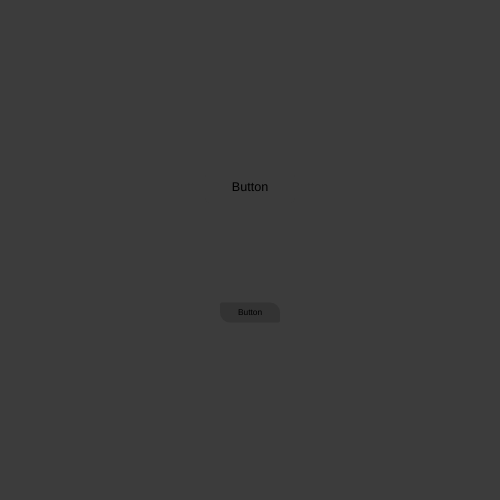
Frame 1 (no input)
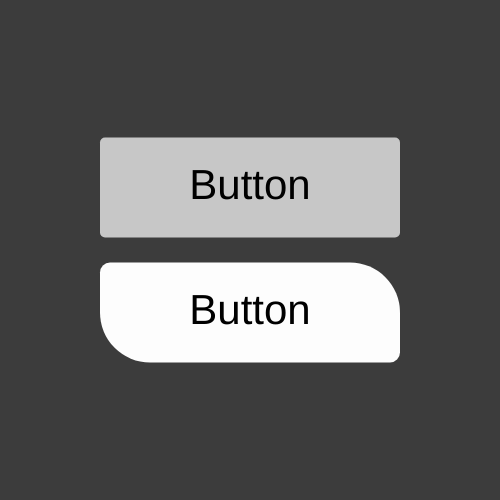
Frame 60 (no input)
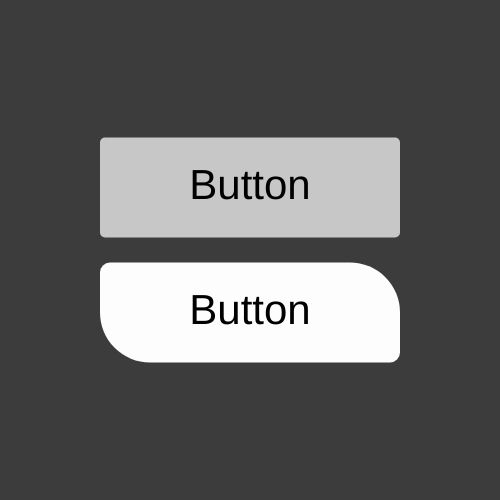
Frame 120 (the mouse pressed at the canvas centre since frame 60)

The p5.js sketch that drew these frames (run headless with seeded random() and noise() and a simulated clock; from frame 60 on, the mouse is pressed at the canvas centre):

// p5.js sketch
// ── sketch.js
let btn1, btn2;
function setup() {
  createCanvas(500, 500);
  initButtons();
}

function draw() {
  background(60);
  btn1.show();
  btn2.show();
}

function initButtons(){
  //SIMPLE BUTTON
  btn1 = new Button([width/2,height/4*1.5],
                    [300,100],
                    ["Button",42],
                    doThis.bind(null,"simple Pressed"));
  
  
  
  
  
  //BUTTON CONFIGURATION OPTIONS
  btn2 = new Button([width/2,height/4*2.5],
                    [300,100],
                    ["Button",42],
                    doThis.bind(null,"configured Pressed"));
  
  //[hoverFunction, pressFunction]
  btn2.functions = [doThis.bind(null,"configured hovered"),
                    doThis.bind(null,"configured Pressed")];
  
  //[0 to 1]
  btn2.animInterpolationSpeed = 0.2;
  
  //[voidSize, hoverSize, PressSize, cacheSize]
  btn2.buttonSize = [ [300,100],
                      [400,90],
                      [200,110],
                      [0,0]
                    ];
  
  //[voidColor, hoverColor,pressColor,cacheColor]
  btn2.buttonPalette = [color(255, 255, 255),
                        color(70,  200, 70 ),
                        color(0,   0,   0  ),
                        color(0,   0,   0  )];
  
  //[voidSmoothness, HoverSmoothness, PressSmoothness, cacheSmoothness]
  //[topleft,topright,bottomright,bottomleft] corner smoothness
  btn2.buttonCorners = [ 
                         [10,50,10,50],
                         [50,10,50,10],
                         [50,50,50,50],
                         [0,0,0,0]
                       ];
  
  //[voidSize, hoverSize, PressSize, cacheSize]
  btn2.labelSize = [ 42,
                     35,
                     50,
                     0
                   ];
  
  //[voidColor, hoverColor, pressColor, cacheColor]
  btn2.labelPalette = [color(0,   0,   0  ),
                       color(255, 255, 255),
                       color(70,  200,  70),
                       color(0,   0,   0  )]; 
  
  
  //["voidText","hoverText","pressLabel"]
  btn2.label = ["Button","Hover","Press"];
  
  
}




let count = 0;
function doThis(stuff){
  count++;
  print(stuff, count);
}
// ── button.js
function emptyFunction(){}

class Button{
  
  constructor(pos,buttonSize,label,PressFunction){
    /*
    [  
       [x,y], 
       [voidSize, hoverSize, PressSize, cacheSize],
       ["label", labelSize],
       functionABC.bind(null,args)
    ]
    */
    
    
    this.situation = 0; //0,1,2 = void,hover,press
    this.functions = [emptyFunction,PressFunction];//[hoverFunction, pressFunction]
    //speed of button animation
    this.animInterpolationSpeed = 0.3; //[0 to 1]
    
    
    
    
    //BUTTON FEATURES
    this.pos = pos;
    //[voidSize, hoverSize, PressSize, cacheSize]
    this.buttonSize = [ buttonSize,
                        [buttonSize[0]*1.05,buttonSize[1]*1.05],
                        [buttonSize[0]*0.95,buttonSize[1]*0.95],
                        [0,0]
                      ];
  
    //[voidColor, hoverColor,pressColor,cacheColor]
    this.buttonPalette = [color(200, 200, 200),
                          color(200, 200, 255),
                          color(0,   0,   50 ),
                          color(0,   0,   0  )];
    
    //[voidSmoothness, HoverSmoothness, PressSmoothness, cacheSmoothness]
    //[topleft,topright,bottomright,bottomleft] corner smoothness
    this.buttonCorners = [ 
                           [5,5,5,5], 
                           [5,5,5,5],
                           [5,5,5,5],
                           [5,5,5,5]
                        ];
    
    
    
    
    //LABEL FEATURES
    //["voidText","hoverText","pressLabel"]
    this.label = [label[0],label[0],label[0]];
    
    //[voidSize, hoverSize, PressSize, cacheSize]
    this.labelSize = [ label[1],
                       label[1]*1.2,
                       label[1]*0.9,
                        0
                      ];
    
    //[voidColor, hoverColor, pressColor, cacheColor]
    this.labelPalette = [color(0,   0,   0  ),
                         color(0,   0,   0  ),
                         color(255, 255, 255),
                         color(0,   0,   0  )]; 
    
    
    
    
    //stuff so we dont have to keep calculating in mouse detection
    this.limitX = [this.pos[0]-this.buttonSize[0][0]/2,
                   this.pos[0]+this.buttonSize[0][0]/2]; //[minX,maxX]
    this.limitY = [this.pos[1]-this.buttonSize[0][1]/2,
                   this.pos[1]+this.buttonSize[1][1]/2]; //[minY,maxY]
    
    //to prevent infinite triggering
    this.alrHover = false;
    this.alrPress = false;
  }
  
  situationCheck(){
    if(this.limitY[0] < mouseY && mouseY < this.limitY[1] && 
       this.limitX[0] < mouseX && mouseX < this.limitX[1])
    {
        if(this.alrHover == false)
        {
          this.alrHover  = true;
          this.situation = 1;//hover
          this.functions[0]();
        }
        
        if(mouseIsPressed)
        {
          if(this.alrPress == false)
          {
            this.alrPress  = true;
            this.situation = 2;//press
            this.functions[1]();
          }
        }
        else
        {
          this.alrPress = false;
          this.situation = 1;//hover
        }
    }
    else
    {
      this.alrHover = false;
      this.situation = 0;//void
    }
  }
  
  show(){
    this.situationCheck();
    noStroke();
    
    //draw BUTTON
    
    this.buttonPalette[3] = lerpColor(this.buttonPalette[3],
                                      this.buttonPalette[this.situation],
                                      this.animInterpolationSpeed);
    
    //buttonSize = [originalSize,hoverSize,PressSize,cacheSize]
    this.buttonSize[3][0] = lerp(this.buttonSize[3][0],
                                 this.buttonSize[this.situation][0],
                                 this.animInterpolationSpeed);
    
    this.buttonSize[3][1] = lerp(this.buttonSize[3][1],
                                 this.buttonSize[this.situation][1],
                                 this.animInterpolationSpeed);
    
    fill(this.buttonPalette[3]);
    
    this.buttonCorners[3][0] = lerp(this.buttonCorners[3][0],
                                 this.buttonCorners[this.situation][0],
                                 this.animInterpolationSpeed);
    this.buttonCorners[3][1] = lerp(this.buttonCorners[3][1],
                                 this.buttonCorners[this.situation][1],
                                 this.animInterpolationSpeed);
    this.buttonCorners[3][2] = lerp(this.buttonCorners[3][2],
                                 this.buttonCorners[this.situation][2],
                                 this.animInterpolationSpeed);
    this.buttonCorners[3][3] = lerp(this.buttonCorners[3][3],
                                 this.buttonCorners[this.situation][3],
                                 this.animInterpolationSpeed);

    
    rect(this.pos[0]-this.buttonSize[3][0]/2,
         this.pos[1]-this.buttonSize[3][1]/2,
         this.buttonSize[3][0],
         this.buttonSize[3][1],
         this.buttonCorners[3][0],
         this.buttonCorners[3][1],
         this.buttonCorners[3][2],
         this.buttonCorners[3][3]);
    
    
    
    //draw LABEL
    this.labelPalette[3] = lerpColor(this.labelPalette[3],
                                      this.labelPalette[this.situation],
                                      this.animInterpolationSpeed);
    fill(this.labelPalette[3]);
    
    textAlign(CENTER,CENTER);
    
    this.labelSize[3] = lerp(this.labelSize[3],
                             this.labelSize[this.situation],
                             this.animInterpolationSpeed);
    textSize(this.labelSize[3]);
    
    text(this.label[this.situation],
         this.pos[0],
         this.pos[1])
  }
}
